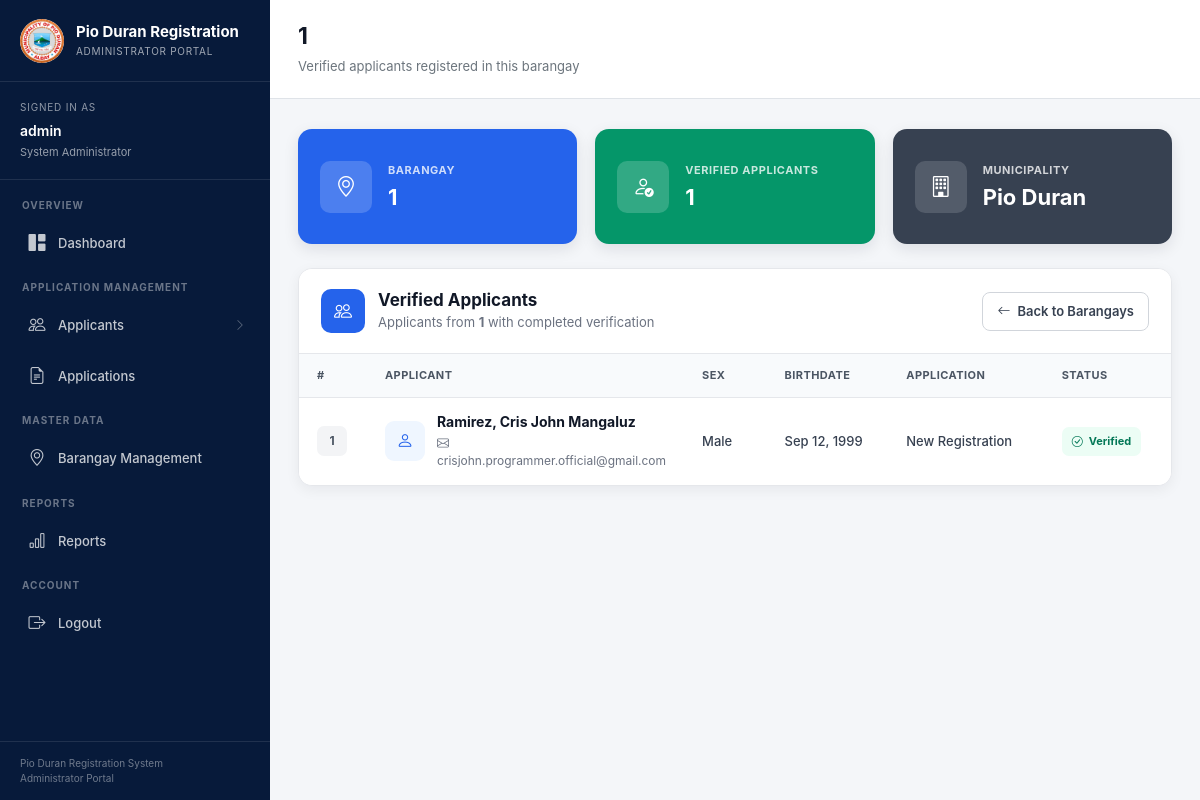
The page /comelec/barangays/1/applicants/ (signed in) on the database its author committed.
### Applicants/models.py (models this page shows, shortened)
class Barangay(models.Model):
    name = models.CharField(max_length=255, unique=True)

class Applicant(models.Model):
    APPLICATION_CHOICES = [
        ("NEW", "New Registration"),
        ("UPDATE", "Update Information"),
        ("TRANSFER", "Transfer"),
        ("REACTIVATION", "Reactivation"),
        ("REINSTATEMENT", "Reinstatement"),
    ]
    APPLICATION_STATUS = [
        ("APPROVED", "Approved"),
        ("DISAPPROVED", "Disapproved"),
        ("PENDING", "Pending"),
        ("REVIEW", "Review"),
    ]
    PWD_CHOICES = [
        ("NO", "Not PWD"),
        ("VISUAL", "Visual Disability"),
        ("HEARING", "Hearing Disability"),
        ("PHYSICAL", "Physical Disability"),
        ("INTELLECTUAL", "Intellectual Disability"),
        ("PSYCHOSOCIAL", "Psychosocial Disability"),
        ("MULTIPLE", "Multiple Disabilities"),
        ("OTHER", "Other"),
    ]
    VERIFICATION_STATUS = [
        ("UNVERIFIED", "Unverified"),
        ("BIOMETRICS_PENDING", "Biometrics Pending"),
        ("VERIFIED", "Verified"),
    ]
    CITIZENSHIP_CHOICES = [
        ("BY_BIRTH", "By Birth"),
        ("NATURALIZED", "Naturalized"),
    ]
    lastname = models.CharField(max_length=255)
    firstname = models.CharField(max_length=255)
    middlename = models.CharField(max_length=255)
    civil_status = models.CharField(max_length=20, null=True, blank=True)
    age = models.IntegerField()
    sex = models.CharField(max_length=20)
    birthdate = models.DateField()
    birthplace = models.CharField(max_length=255)
    civil_status = models.CharField(max_length=20, null=True, blank=True)
    brgy = models.ForeignKey(
        Barangay,
        on_delete=models.SET_NULL,
        null=True,
        blank=True
    )
    province = models.CharField(max_length=255, default="Albay")
    municipality = models.CharField(max_length=255, default="Pio Duran")
    phone = models.CharField(max_length=11)
    email = models.EmailField(unique=True)
    application_type = models.CharField(
        max_length=20,
        choices=APPLICATION_CHOICES,
        default="NEW"
    )
    pwd_status = models.CharField(
        max_length=20,
        choices=PWD_CHOICES,
        default="NO"
    )
    citizenship_status = models.CharField(
        max_length=20,
        choices=CITIZENSHIP_CHOICES,
        default="BY_BIRTH"
    )
    status = models.CharField(
        max_length=20,
        choices=APPLICATION_STATUS,
        default='PENDING'
    )
    verification_status = models.CharField(
        max_length=30,
        choices=VERIFICATION_STATUS,
        default="UNVERIFIED"
    )
    father = models.CharField(max_length=255)
    mother = models.CharField(max_length=255)
    is_active = models.BooleanField(default=True)
    is_senior = models.BooleanField(default=False)
    date_joined = models.DateField(auto_now_add=True)
    office_visit_date = models.DateField(
        null=True,
        blank=True
    )
    office_visit_slot = models.PositiveIntegerField(
        null=True,
        blank=True
    )

### core/views.py (the view)
@login_required
def barangay_applicants(request, pk):
    barangay = get_object_or_404(
        Barangay,
        pk=pk
    )
    applicants = Applicant.objects.filter(
        brgy=barangay,
        status="APPROVED",
        verification_status="VERIFIED",
        is_active=True
    ).order_by(
        "lastname",
        "firstname",
        "middlename"
    )
    return render(
        request,
        "comelec/barangay_applicants.html",
        {
            "barangay": barangay,
            "applicants": applicants
        }
    )

### templates/comelec/barangay_applicants.html (shortened to what this page needs)
{% extends "admin.html" %}
{% block page_title %}
{{ barangay.name }}
{% endblock %}
{% block page_subtitle %}
Verified applicants registered in this barangay
{% endblock %}
{% block content %}
<div class="barangay-applicants-page">
    <div class="applicant-summary">
        <div class="summary-card blue-card">
            <div class="summary-icon">
                <i class="bi bi-geo-alt"></i>
            </div>
            <div class="summary-content">
                <div class="summary-label">
                    Barangay
                </div>
                <div class="summary-value">
                    {{ barangay.name }}
                </div>
            </div>
        </div>
        <div class="summary-card green-card">
            <div class="summary-icon">
                <i class="bi bi-person-check"></i>
            </div>
            <div class="summary-content">
                <div class="summary-label">
                    Verified Applicants
                </div>
                <div class="summary-value">
                    {{ applicants|length }}
                </div>
            </div>
        </div>
        <div class="summary-card gray-card">
            <div class="summary-icon">
                <i class="bi bi-building"></i>
            </div>
            <div class="summary-content">
                <div class="summary-label">
                    Municipality
                </div>
                <div class="summary-value">
                    Pio Duran
                </div>
            </div>
        </div>
    </div>
    <div class="applicant-card">
        <div class="applicant-card-header">
            <div class="header-left">
                <div class="header-icon">
                    <i class="bi bi-people"></i>
                </div>
                <div>
                    <h2 class="header-title">
                        Verified Applicants
                    </h2>
                    <p class="header-description">
                        Applicants from
                        <strong>{{ barangay.name }}</strong>
                        with completed verification
                    </p>
                </div>
            </div>
            <a
                href="{% url 'brgy_list' %}"
                class="back-btn"
            >
                <i class="bi bi-arrow-left"></i>
                Back to Barangays
            </a>
        </div>
        <div class="table-responsive">
            <table class="table applicant-table align-middle">
                <thead>
                    <tr>
                        <th style="width: 70px;">
                            #
                        </th>
                        <th>
                            Applicant
                        </th>
                        <th style="width: 100px;">
                            Sex
                        </th>
                        <th style="width: 130px;">
                            Birthdate
                        </th>
                        <th style="width: 170px;">
                            Application
                        </th>
                        <th style="width: 140px;">
                            Status
                        </th>
                    </tr>
                </thead>
                <tbody>
                    {% for applicant in applicants %}
                    <tr>
                        <td>
                            <span class="row-number">
                                {{ forloop.counter }}
                            </span>
                        </td>
                        <td>
                            <div class="applicant-info">
                                <div class="applicant-avatar">
                                    <i class="bi bi-person"></i>
                                </div>
                                <div>
                                    <div class="applicant-name">
                                        {{ applicant.lastname }},
                                        {{ applicant.firstname }}
                                        {% if applicant.middlename %}
                                            {{ applicant.middlename }}
                                        {% endif %}
                                    </div>
                                    {% if applicant.email %}
                                    <div class="applicant-email">
                                        <i class="bi bi-envelope"></i>
                                        {{ applicant.email }}
                                    </div>
                                    {% endif %}
                                </div>
                            </div>
                        </td>
                        <td>
                            {% if applicant.sex %}
                                <span class="detail-value">
                                    {{ applicant.sex }}
                                </span>
                            {% else %}
                                <span class="detail-muted">
                                    —
                                </span>
                            {% endif %}
                        </td>
                        <td>
                            {% if applicant.birthdate %}
                                <span class="detail-value">
                                    {{ applicant.birthdate|date:"M d, Y" }}
                                </span>
                            {% else %}
                                <span class="detail-muted">
                                    —
                                </span>
                            {% endif %}
                        </td>
                        <td>
                            <span class="detail-value">
                                {{ applicant.get_application_type_display }}
                            </span>
                        </td>
                        <td>
                            <span class="status-badge verified">
                                <i class="bi bi-check-circle"></i>
                                Verified
                            </span>
                        </td>
                    </tr>
                    {% endfor %}
                </tbody>
            </table>
        </div>
    </div>
</div>
{% endblock %}

### templates/admin.html (shortened to what this page needs)
{% load static %}
<!DOCTYPE html>
<html lang="en">
<head>
    <link
        href="https://cdn.jsdelivr.net/npm/bootstrap@5.3.3/dist/css/bootstrap.min.css"
        rel="stylesheet"
    >
    <link
        rel="stylesheet"
        href="https://cdn.jsdelivr.net/npm/bootstrap-icons@1.11.3/font/bootstrap-icons.min.css"
    >
</head>
<body>
    <aside class="admin-sidebar">
        <div class="admin-brand">
            <div class="admin-brand-mark">
                <img
                    src="{% static 'images/PIODURAN.png' %}"
                    alt="Pio Duran Logo"
                    class="admin-brand-logo"
                >
            </div>
            <div class="admin-brand-text">
                <h1 class="admin-brand-title">
                    Pio Duran Registration
                </h1>
                <p class="admin-brand-subtitle">
                    Administrator Portal
                </p>
            </div>
        </div>
        <div class="admin-user">
            <div class="admin-user-label">
                Signed in as
            </div>
            <div class="admin-user-name">
                {% if request.user.get_full_name %}
                    {{ request.user.get_full_name }}
                {% else %}
                    {{ request.user.username }}
                {% endif %}
            </div>
            <div class="admin-user-role">
                System Administrator
            </div>
        </div>
        <nav class="admin-navigation">
            <div class="admin-nav-section">
                Overview
            </div>
            <a
                href="{% url 'dashboard' %}"
                class="admin-nav-link {% if request.resolver_match.url_name == 'dashboard' %}active{% endif %}"
            >
                <span class="admin-nav-icon">
                    <i class="bi bi-grid-1x2-fill"></i>
                </span>
                <span class="admin-nav-label">
                    Dashboard
                </span>
            </a>
            <div class="admin-nav-section">
                Application Management
            </div>
            <a
                href="{% url 'admin-applicants' %}"
                class="admin-nav-link {% if request.resolver_match.url_name == 'admin-applicants' or request.resolver_match.url_name == 'admin-applicant-detail' %}active{% endif %}"
            >
                <span class="admin-nav-icon">
                    <i class="bi bi-people"></i>
                </span>
                <span class="admin-nav-label">
                    Applicants
                </span>
                <span class="admin-nav-arrow">
                    <i class="bi bi-chevron-right"></i>
                </span>
            </a>
            <a
                href="{% url 'admin-applications' %}"
                class="admin-nav-link {% if request.resolver_match.url_name == 'admin-applications' or 'admin-application-' in request.resolver_match.url_name %}active{% endif %}"
            >
                <span class="admin-nav-icon">
                    <i class="bi bi-file-earmark-text"></i>
                </span>
                <span class="admin-nav-label">
                    Applications
                </span>
            </a>
            <div class="admin-nav-section">
                Master Data
            </div>
            <a
                href="{% url 'brgy_list' %}"
                class="admin-nav-link {% if request.resolver_match.url_name == 'brgy_list' or request.resolver_match.url_name == 'add-brgy' or request.resolver_match.url_name == 'delete-brgy' %}active{% endif %}"
            >
                <span class="admin-nav-icon">
                    <i class="bi bi-geo-alt"></i>
                </span>
                <span class="admin-nav-label">
                    Barangay Management
                </span>
            </a>
            <div class="admin-nav-section">
                Reports
            </div>
            <a
                href="{% url 'admin-reports' %}"
                class="admin-nav-link {% if request.resolver_match.url_name == 'admin-reports' %}active{% endif %}"
            >
                <span class="admin-nav-icon">
                    <i class="bi bi-bar-chart"></i>
                </span>
                <span class="admin-nav-label">
                    Reports
                </span>
            </a>
            <div class="admin-nav-section">
                Account
            </div>
            <a
                href="{% url 'admin-logout' %}"
                class="admin-nav-link admin-logout-link"
                onclick="return confirm('Are you sure you want to logout?');"
            >
                <span class="admin-nav-icon">
                    <i class="bi bi-box-arrow-right"></i>
                </span>
                <span class="admin-nav-label">
                    Logout
                </span>
            </a>
        </nav>
        <div class="admin-sidebar-footer">
            <div>
                Pio Duran Registration System
            </div>
            <div>
                Administrator Portal
            </div>
        </div>
    </aside>
    <main class="admin-main">
        <header class="admin-page-header">
            <div class="admin-page-header-inner">
                <h2 class="admin-page-title">
                    {% block page_title %}{% endblock %}
                </h2>
                <p class="admin-page-subtitle">
                    {% block page_subtitle %}{% endblock %}
                </p>
            </div>
        </header>
        <section class="admin-content">
            <div class="admin-content-inner">
                {% block content %}
                {% endblock %}
            </div>
        </section>
    </main>
</body>
</html>

### rows shown on the page
Barangay: name "1"
Applicant: lastname "Ramirez", firstname "Cris John", middlename "Mangaluz", email "crisjohn.programmer.official@gmail.com", sex "Male", birthdate "Sep 12, 1999", application_type "New Registration"

### other values the page prints
{{ request.user.username }} "admin"
{{ applicants|length }} "1"
